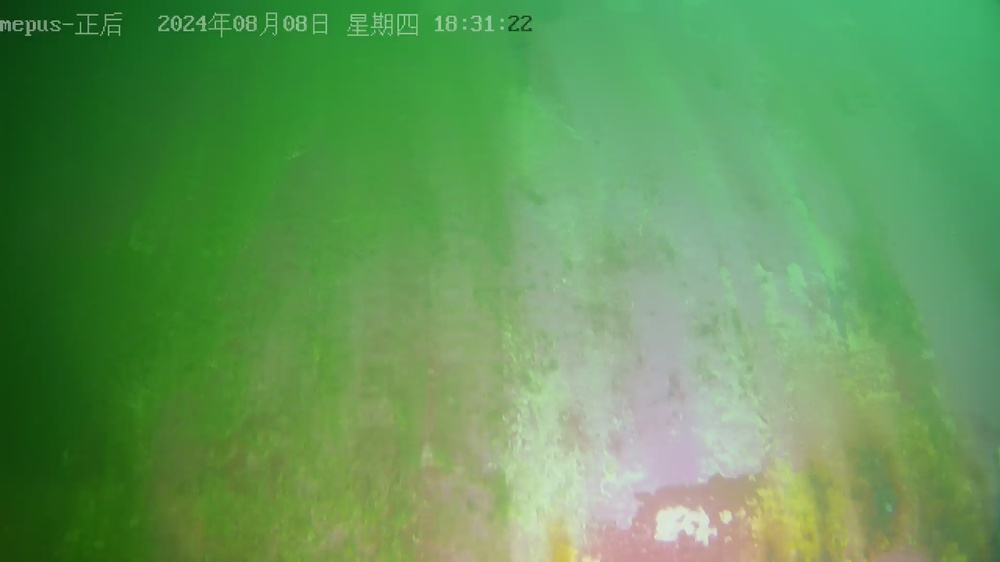
#> input picture Image-stitching/data2/frame_0.jpg, 1000 x 562 px, shrunk from 1920 x 1080 before the run; its folder holds only this picture in this run
$ python Image_crop.py
#> lines starting #> are read from the running program, lines starting #| are printed output that depends on the picture
import os
from PIL import Image

def crop_image(input_path, output_path, left=100, top=100, right=0, bottom=0):
    """
    裁剪图像以去除左上角文字信息，并将图片向右旋转90度

    参数:
    input_path (str): 输入图像路径
    output_path (str): 输出图像路径
    left (int): 左边界裁剪像素数
    top (int): 上边界裁剪像素数
    right (int): 右边界保留像素数(0表示到边缘)
    bottom (int): 下边界保留像素数(0表示到边缘)
    """
#> called with input_path = 'data2/frame_0.jpg', output_path = 'output_images/frame_0.jpg', left = 150, top = 80, right = 0, bottom = 0
    try:
        # 打开图像
        img = Image.open(input_path)
#> img is the input picture: PIL image 1000x562 RGB; mean R, G, B 97.6, 152.3, 89.1
        width, height = img.size
#> width = 1000; height = 562

        # 计算裁剪区域
        cropped_left = left
        cropped_top = top
        cropped_right = width - right if right > 0 else width
#> cropped_right = 1000
        cropped_bottom = height - bottom if bottom > 0 else height
#> cropped_bottom = 562

        # 执行裁剪
        cropped_img = img.crop((cropped_left, cropped_top, cropped_right, cropped_bottom))
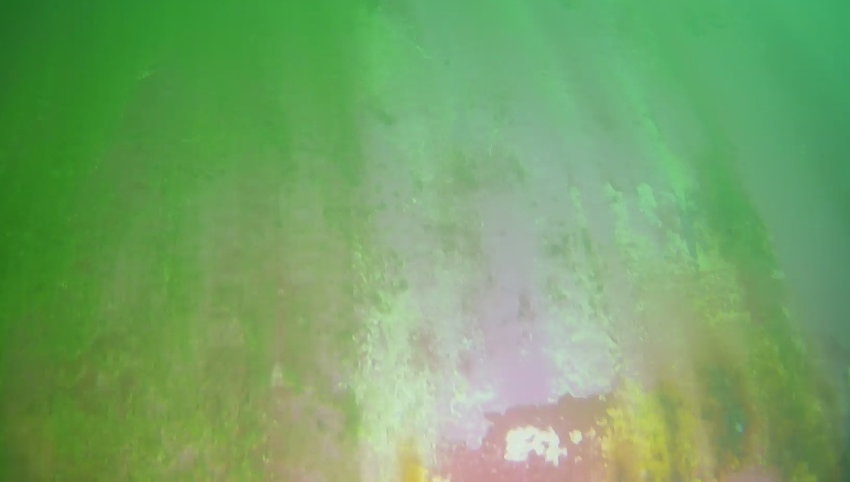
#> cropped_img: PIL image 850x482 RGB; mean R, G, B 116.9, 163.3, 103.5

        # 向右旋转90度
        rotated_img = cropped_img.rotate(-90, expand=True)
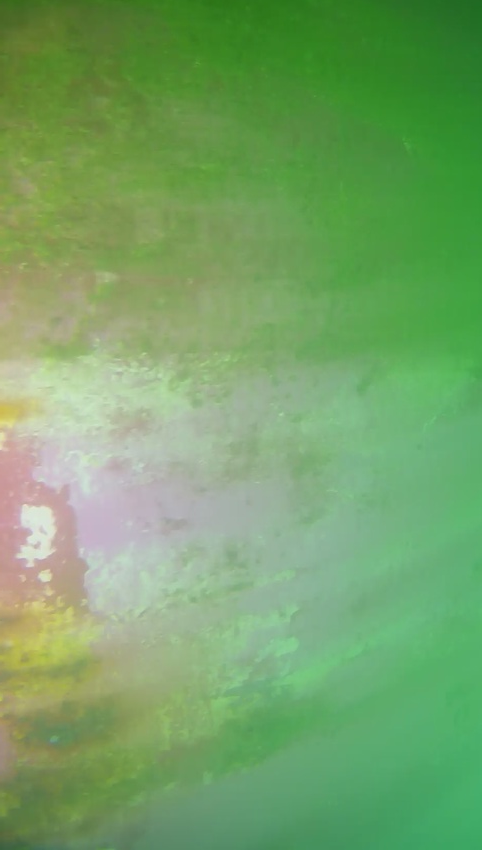
#> rotated_img: PIL image 482x850 RGB; mean R, G, B 116.9, 163.3, 103.5

        # 保存结果
        rotated_img.save(output_path)
        print(f"裁剪并旋转后的图像已保存至: {output_path}")

    except Exception as e:
        print(f"处理图像时出错: {e}")


def crop_images_in_folder(input_folder, output_folder, left=100, top=100, right=0, bottom=0):
    # 确保输出文件夹存在
    if not os.path.exists(output_folder):
        os.makedirs(output_folder)

    # 遍历输入文件夹中的所有文件
    for filename in os.listdir(input_folder):
        if filename.lower().endswith(('.png', '.jpg', '.jpeg')):
            input_path = os.path.join(input_folder, filename)
            output_path = os.path.join(output_folder, filename)
            crop_image(input_path, output_path, left, top, right, bottom)


def Crop_images_main(input_folder, output_folder, left=150, top=80):
    crop_images_in_folder(input_folder, output_folder, left=left, top=top)


if __name__ == "__main__":
    # 使用示例 - 需要替换为实际文件夹路径
    input_folder = "data2"  # 输入图片文件夹路径
    output_folder = "output_images"  # 输出图片文件夹路径

    # 调整裁剪参数以获得最佳效果
    crop_images_in_folder(input_folder, output_folder, left=150, top=80)
